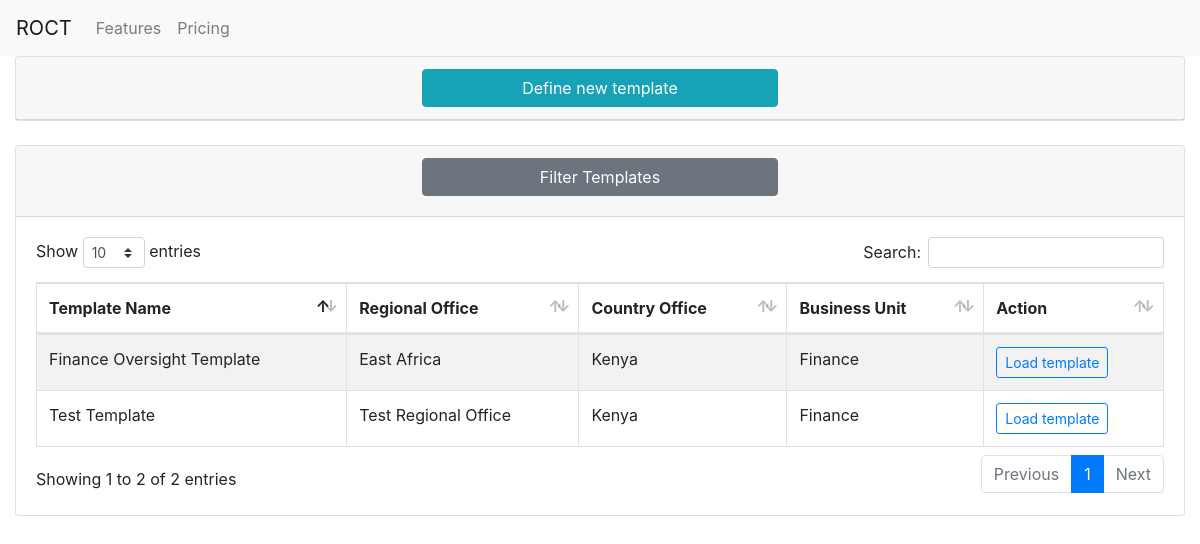
The app's page /, older data.
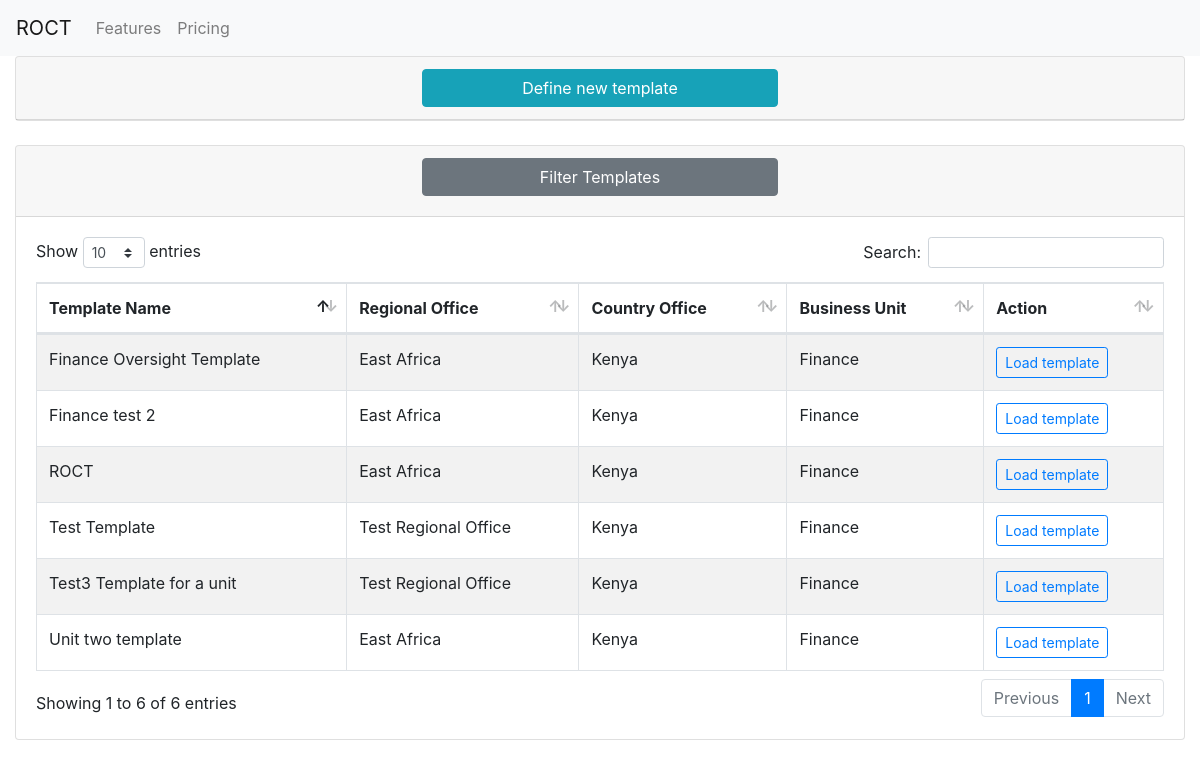
The same page, newer data.
### core/models.py (models this page shows, shortened)
class Template(models.Model):
    template_name = models.CharField(max_length=100, verbose_name="Template Name")
    regional_office = models.ForeignKey("RO", verbose_name="Regional Office", on_delete=models.CASCADE)
    country_office = models.ForeignKey("CO", verbose_name="Country Office", on_delete=models.CASCADE)
    business_unit = models.ForeignKey("BU", verbose_name="Business Unit", on_delete=models.CASCADE)
    class Meta:
        verbose_name = "Template"

class RO(models.Model):
    ro_name = models.CharField(max_length=100, verbose_name="Regional office name")
    class Meta:
        verbose_name = "Regional Office"
    def __str__(self):
        return self.ro_name

class CO(models.Model):
    co_name = models.CharField(max_length=100, verbose_name="Country Office Name")
    class Meta:
        verbose_name = "Country Office"
        verbose_name_plural = "Country Offices"
    def __str__(self):
        return self.co_name

class BU(models.Model):
    bu_name = models.CharField(max_length=100, verbose_name="Unit name")
    class Meta:
        verbose_name = "Business Unit"
    def __str__(self):
        return self.bu_name

### core/views.py (the view)
# urls.py: path('', filterTemplates ,name="filter_templates"),
def filterTemplates(request):
    templates = Template.objects.all()
    template_filter = TemplateFilter(request.GET, queryset=templates)
    form = AddTemplateForm
    context = {
        "templates":template_filter,
        "form":form,
    }
    return render(request, "core/index.html", context)

### core/templates/core/index.html (shortened to what this page needs)
{% extends "core/base.html" %}
{% load crispy_forms_tags %}
{% load widget_tweaks %}
{% load static %}
{% block content %}
<div class="container-fluid">
    <div class="card m-auto">
        <div class="card-header">
            <div class="row">
                <div class="col-md-4"></div>
                <div class="col-md-4">
                    <button class="btn btn-info w-100" data-toggle="collapse" data-target="#addForm">Define new template</button>
                </div>
                <div class="col-md-4"></div>
            </div>
        </div>
    </div>
    <div class="card mt-4">
        <div class="card-header">
            <div class="row">
                <div class="col-md-4"></div>
                <div class="col-md-4">
                    <a class="card-link" style="color: black" data-toggle="collapse" href="#collapseOne">
                        <h4 style="margin-top: 0" class="btn btn-block btn-secondary">Filter Templates</h4>
                    </a>
                </div>
                <div class="col-md-4"></div>
            </div>
        </div>
        <div class="card-body">
            <table id="template" class="table table-striped table-bordered">
                <thead>
                    <tr>
                        <th>Template Name</th>
                        <th>Regional Office</th>
                        <th>Country Office</th>
                        <th>Business Unit</th>
                        <th>Action</th>
                    </tr>
                </thead>
                <tbody>
                    {% for template in templates.qs %}
                    <tr>
                        <td>{{ template.template_name }}</td>
                        <td>{{ template.regional_office }}</td>
                        <td>{{ template.country_office }}</td>
                        <td>{{ template.business_unit }}</td>
                        <td>
                            <a href="{% url "load_template" template.id %}"><button
                                    class="btn btn-outline-primary btn-sm">Load template</button>
                            </a>
                        </td>
                    </tr>
                    {% endfor %}
                </tbody>
            </table>
            </div>
    </div>
{% endblock %}

### core/templates/core/base.html (shortened to what this page needs)
{% load static %}
<!DOCTYPE html>
<html lang="en">
<head>
    {% block styles %}
    <link rel="stylesheet" href="{% static "core/styles/bootstrap.min.css" %}">
    <link rel="stylesheet" href="{% static "core/styles/datatables.min.css" %}">
    <link rel="stylesheet" href="{% static "core/data-tables/css/dataTables.bootstrap4.min.css" %}">
    <link rel="stylesheet" href="">
    <link rel="stylesheet" href="">
    {% endblock %}
</head>
<body>
        <nav class="navbar navbar-expand-lg navbar-light bg-light">
            <a class="navbar-brand" href="#">ROCT</a>
            <div class="collapse navbar-collapse" id="navbarNavAltMarkup">
                <div class="navbar-nav">
                    <a class="nav-item nav-link" href="#">Features</a>
                    <a class="nav-item nav-link" href="#">Pricing</a>
                </div>
            </div>
        </nav>
    {% block content %}
    {% endblock %}
</body>
</html>

Row changes from the older to the newer data that the page shows:
added Template: template_name "Unit two template", regional_office "East Africa", country_office "Kenya", business_unit "Finance"
added Template: template_name "Test3 Template for a unit", regional_office "Test Regional Office", country_office "Kenya", business_unit "Finance"
added Template: template_name "Finance test 2", regional_office "East Africa", country_office "Kenya", business_unit "Finance"
added Template: template_name "ROCT", regional_office "East Africa", country_office "Kenya", business_unit "Finance"
Text that changed along with them:
text written by a page script: "Show entries Search: Showing 1 to 2 of 2 entries Previous 1 Next" → "Show entries Search: Showing 1 to 6 of 6 entries Previous 1 Next"
